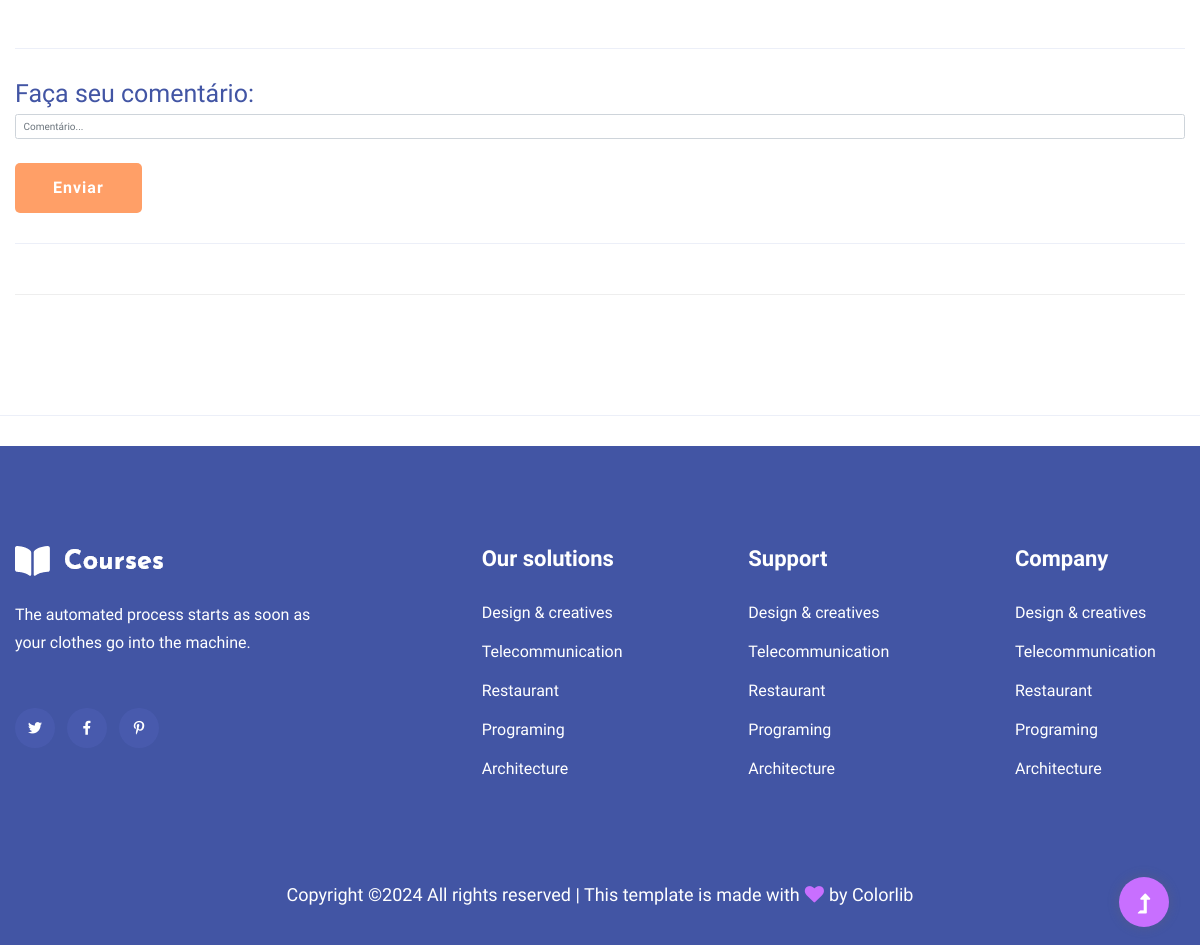
The page /home/aula/2 (signed in, lower part) on the database as committed earlier.
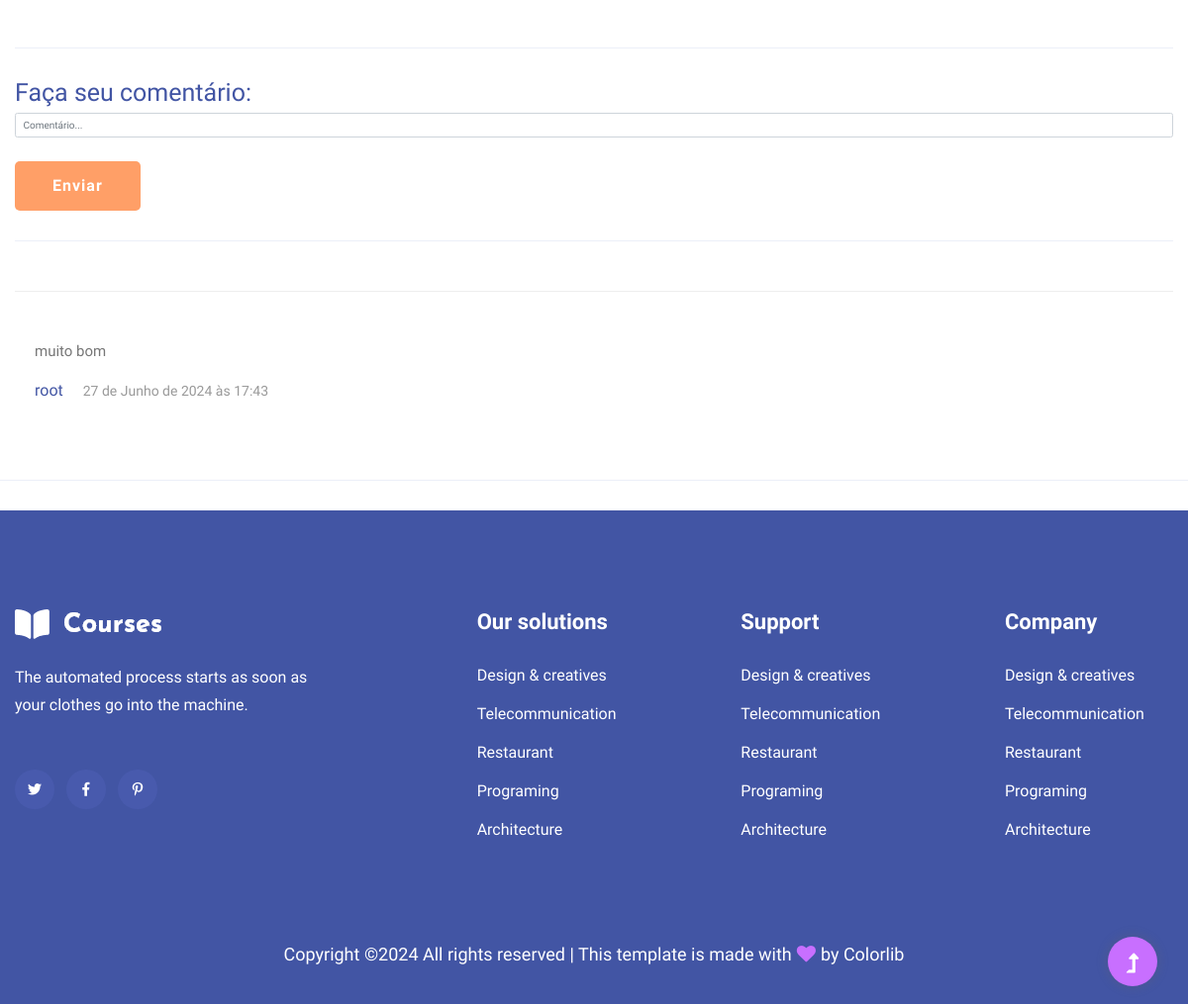
The same page on the database as committed later.
### cursos/models.py (models this page shows, shortened)
class Comentarios(models.Model):
    usuario = models.ForeignKey(USUARIO, on_delete = models.DO_NOTHING)
    comentario = models.TextField()
    data = models.DateTimeField(default = datetime.now)
    aula = models.ForeignKey(Aulas, on_delete = models.DO_NOTHING)
    class Meta:
        verbose_name = 'Comentario'
        verbose_name_plural = 'Comentarios'

### usuarios/models.py (models this page shows)
class USUARIO(AbstractUser):
    cpf = models.CharField(blank=True, max_length=18)

### cursos/views.py (the view)
# urls.py: path('aula/<int:id>', views.aula, name = 'aula'),
@login_required
def aula(request, id):
    aula = Aulas.objects.get(id = id)
    comentarios = Comentarios.objects.filter(aula = aula).order_by('-data')
    usuario_avaliou = NotasAulas.objects.filter(aula_id = id).filter(usuario_id = request.user.id)
    avaliacoes = NotasAulas.objects.filter(aula_id = id)
    marcar_aula_concluida(request.user, aula.id)
    return render(request, 'aula.html', {'aula': aula,
                                        'usuario_id': request.user.id,
                                        'comentarios': comentarios,
                                        'request_usuario': request.user,
                                        'usuario_avaliou': usuario_avaliou,
                                        'avaliacoes': avaliacoes})

### cursos/models.py (called while the page is built)
    @property
    def is_video(self):
        video_extensions = ['.mp4', '.avi', '.mov', '.mkv','.webm']
        ext = os.path.splitext(self.aula.name)[1].lower()
        return ext in video_extensions

    @property
    def is_pdf(self):
        pdf_extensions = ['.pdf']
        ext = os.path.splitext(self.aula.name)[1].lower()
        return ext in pdf_extensions

### cursos/utils.py (called while the page is built)
def marcar_aula_concluida(usuario, aula_id):
    aula = get_object_or_404(Aulas, id=aula_id)
    progresso, created = ProgressoAula.objects.get_or_create(usuario=usuario, aula=aula)
    if not progresso.concluida:
        progresso.concluida = True
        progresso.save()

### cursos/templates/aula.html (shortened to what this page needs)
{% extends 'base-novo.html'%}
{% load filtros %}
{% block 'body' %}
<br>
<div class="container">
  <br>
  <br>
      <br>
  <hr>
  <h1>Faça seu comentário: </h1>
  <input id="comentario" type="text" placeholder="Comentário..." class="form-control">
  <br>
  <input onclick="envia_comentario()" type="button" value="Enviar" class="btn btn-success btn-lg">
  <hr>
  <div class="comments-area">
    {% for i in comentarios%}
      <div id="comentarios" class="comment-list">
        <div class="single-comment justify-content-between d-flex">
           <div class="user justify-content-between d-flex">
              <div class="desc">
                 <p class="comment">
                  {{i.comentario}}
                 </p>
                 <div class="d-flex justify-content-between">
                    <div class="d-flex align-items-center">
                       <h5>
                          <a href="#">{{i.usuario}}</a>
                       </h5>
                       <p class="date">{{i.data}}</p>
                    </div>
                 </div>
              </div>
           </div>
        </div>
     </div>
    {% endfor %}
  </div>
  </div>
  <div id="avaliacoes">
    <hr>
  </div>
{% endblock %}

Rows that differ between the two databases and show on the page:
added Comentarios: comentario "muito bom", usuario "root", data "27 de Junho de 2024 às 17:43"
